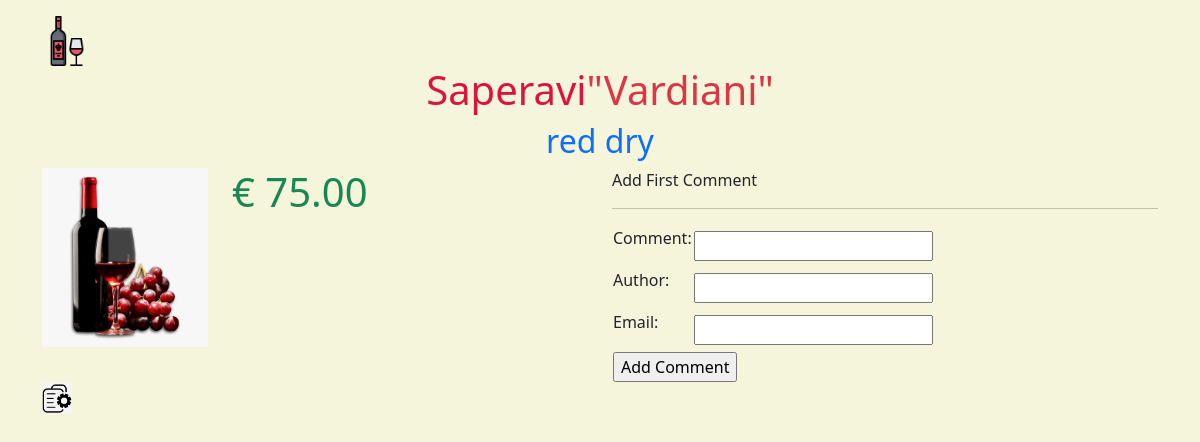
Page /wine/2 on the committed database.
### app.py (models this page shows)
class Wine(db.Model):
    id = db.Column(db.Integer, primary_key=True)
    name = db.Column(db.String(65))
    price=db.Column(db.Float)
    top=db.Column(db.Integer, default=0)
    sort_id=db.Column(db.Integer,db.ForeignKey('sort.id'))
    producer_id = db.Column(db.Integer, db.ForeignKey('producer.id'))
    sort=db.relationship(Sort, backref=db.backref('wines'))
    producer = db.relationship(Producer, backref=db.backref('wines'))
    def __str__(self):
        return self.name

class Producer(db.Model):
    id = db.Column(db.Integer, primary_key=True)
    name = db.Column(db.String(65))
    def __str__(self):
        return f'\"{self.name}\"'

class Sort(db.Model):
    id=db.Column(db.Integer, primary_key=True)
    name=db.Column(db.String(35))
    def __str__(self):
        return self.name

### app.py (the view)
@app.route('/wine/<int:pk>')
def wine(pk):
    return render_template('wine.html', wine=Wine.query.get(pk))

### templates/wine.html (shortened to what this page needs)
{% extends 'base.html' %}
{% block content %}
<h1 class="text-center">{{ wine }}<a href="{{ url_for('filter', sort_id=0, producer_id = wine.producer.id) }}" class="text-danger">{{ wine.producer}}</a></h1>
<h2 class="text-center"><a href="{{ url_for('filter', sort_id = wine.sort.id, producer_id = 0) }}">{{ wine.sort}}</a></h2>
<div class="row">
    <div class="col-2">
        {% set img= 'red.png' if wine.sort.name.startswith('red') else 'white.png' %}
        <img class="img-fluid" src="{{ url_for('static', filename='img/' + img) }}">
    </div>
    <div class="col-2">
        <h1 class="text-success">&euro; {{ '%.2f' | format(wine.price) }}</h1>
    </div>
    <div class="col-2">
    </div>
    <div class="col-6">
        {% if wine.comments %}
            {% for comment in wine.comments %}
            <p>{{ comment }}</p>
            {% endfor %}
        {% else %}
            <p>Add First Comment</p>
        {% endif %}
        <hr>
        <form   method="post" action="{{ url_for('add_comment', pk=wine.id) }}">
            <table>
                <tr>
                    <td>
                        <p>Comment: </p>
                    </td>
                    <td>
                        <input type="text" name="text">
                    </td>
                </tr>
                <tr>
                    <td>
                        <p>Author:</p>
                    </td>
                    <td>
                        <input type="text" name="author">
                    </td>
                </tr>
                <tr>
                    <td>
                        <p>Email:</p>
                    </td>
                    <td>
                        <input type="text" name="email">
                    </td>
                </tr>
                <tr>
                    <td colspan="2">
                        <input type="submit" value="Add Comment">
                    </td>
                </tr>
            </table>
        </form>
    </div>
</div>
<a href="{{ url_for('config', pk=wine.id) }}"><img src="{{ url_for('static', filename='img/config.png') }}" width="30"></a>
{% endblock %}

### static/css/custom.css (style rules this page uses)
body { background-color: Beige; }
h1 { color: Crimson; }
a { text-decoration: none; }

### rows in the picture
Wine: name "Saperavi", price "75.00"
Producer: producer "\"Vardiani\""
Sort: sort "red dry"
